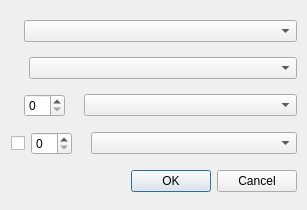
<?xml version="1.0" encoding="UTF-8"?>
<ui version="4.0">
 <class>SelectUnitsDialog</class>
 <widget class="QDialog" name="SelectUnitsDialog">
  <property name="geometry">
   <rect>
    <x>0</x>
    <y>0</y>
    <width>307</width>
    <height>210</height>
   </rect>
  </property>
  <property name="windowTitle">
   <wstring>Dialog</wstring>
  </property>
  <property name="modal">
   <bool>false</bool>
  </property>
  <widget class="QWidget" name="layoutWidget">
   <property name="geometry">
    <rect>
     <x>11</x>
     <y>11</y>
     <width>286</width>
     <height>192</height>
    </rect>
   </property>
   <layout class="QVBoxLayout" name="verticalLayout">
    <item>
     <layout class="QHBoxLayout" name="horizontalLayout">
      <item>
       <widget class="QLabel" name="label">
        <property name="sizePolicy">
         <sizepolicy hsizetype="Fixed" vsizetype="Preferred">
          <horstretch>0</horstretch>
          <verstretch>0</verstretch>
         </sizepolicy>
        </property>
        <property name="text">
         <wstring>Language:</wstring>
        </property>
       </widget>
      </item>
      <item>
       <widget class="QComboBox" name="cboLang">
        <property name="sizePolicy">
         <sizepolicy hsizetype="Expanding" vsizetype="Fixed">
          <horstretch>0</horstretch>
          <verstretch>0</verstretch>
         </sizepolicy>
        </property>
       </widget>
      </item>
     </layout>
    </item>
    <item>
     <layout class="QHBoxLayout" name="horizontalLayout_2">
      <item>
       <widget class="QLabel" name="label_2">
        <property name="sizePolicy">
         <sizepolicy hsizetype="Fixed" vsizetype="Preferred">
          <horstretch>0</horstretch>
          <verstretch>0</verstretch>
         </sizepolicy>
        </property>
        <property name="text">
         <wstring>Textbook:</wstring>
        </property>
       </widget>
      </item>
      <item>
       <spacer name="horizontalSpacer">
        <property name="orientation">
         <enum>Qt::Horizontal</enum>
        </property>
        <property name="sizeType">
         <enum>QSizePolicy::Fixed</enum>
        </property>
        <property name="sizeHint" stdset="0">
         <size>
          <width>5</width>
          <height>20</height>
         </size>
        </property>
       </spacer>
      </item>
      <item>
       <widget class="QComboBox" name="cboTextbook">
        <property name="sizePolicy">
         <sizepolicy hsizetype="Expanding" vsizetype="Fixed">
          <horstretch>0</horstretch>
          <verstretch>0</verstretch>
         </sizepolicy>
        </property>
       </widget>
      </item>
     </layout>
    </item>
    <item>
     <layout class="QHBoxLayout" name="horizontalLayout_3">
      <item>
       <widget class="QLabel" name="label_3">
        <property name="text">
         <wstring>Units:</wstring>
        </property>
       </widget>
      </item>
      <item>
       <widget class="QSpinBox" name="spnUnitFrom"/>
      </item>
      <item>
       <widget class="QLabel" name="lblUnitsInAllFrom">
        <property name="text">
         <wstring>(100 in all)</wstring>
        </property>
       </widget>
      </item>
      <item>
       <widget class="QComboBox" name="cboPartFrom">
        <property name="sizePolicy">
         <sizepolicy hsizetype="Expanding" vsizetype="Fixed">
          <horstretch>0</horstretch>
          <verstretch>0</verstretch>
         </sizepolicy>
        </property>
       </widget>
      </item>
     </layout>
    </item>
    <item>
     <layout class="QHBoxLayout" name="horizontalLayout_4">
      <item>
       <widget class="QCheckBox" name="chkTo">
        <property name="text">
         <wstring>To</wstring>
        </property>
       </widget>
      </item>
      <item>
       <widget class="QSpinBox" name="spnUnitTo"/>
      </item>
      <item>
       <widget class="QLabel" name="lblUnitsInAllTo">
        <property name="text">
         <wstring>(100 in all)</wstring>
        </property>
       </widget>
      </item>
      <item>
       <widget class="QComboBox" name="cboPartTo">
        <property name="sizePolicy">
         <sizepolicy hsizetype="Expanding" vsizetype="Fixed">
          <horstretch>0</horstretch>
          <verstretch>0</verstretch>
         </sizepolicy>
        </property>
       </widget>
      </item>
     </layout>
    </item>
    <item>
     <widget class="QDialogButtonBox" name="buttonBox">
      <property name="orientation">
       <enum>Qt::Horizontal</enum>
      </property>
      <property name="standardButtons">
       <set>QDialogButtonBox::Cancel|QDialogButtonBox::Ok</set>
      </property>
     </widget>
    </item>
   </layout>
  </widget>
 </widget>
 <resources/>
 <connections>
  <connection>
   <sender>buttonBox</sender>
   <signal>accepted()</signal>
   <receiver>SelectUnitsDialog</receiver>
   <slot>accept()</slot>
   <hints>
    <hint type="sourcelabel">
     <x>248</x>
     <y>254</y>
    </hint>
    <hint type="destinationlabel">
     <x>157</x>
     <y>274</y>
    </hint>
   </hints>
  </connection>
  <connection>
   <sender>buttonBox</sender>
   <signal>rejected()</signal>
   <receiver>SelectUnitsDialog</receiver>
   <slot>reject()</slot>
   <hints>
    <hint type="sourcelabel">
     <x>316</x>
     <y>260</y>
    </hint>
    <hint type="destinationlabel">
     <x>286</x>
     <y>274</y>
    </hint>
   </hints>
  </connection>
 </connections>
</ui>
